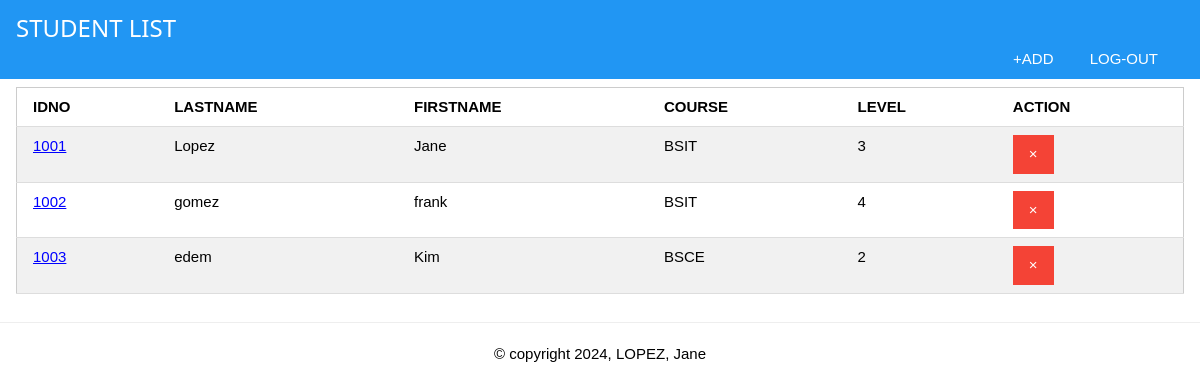
Page /studentlist (signed in) on the committed database.
### tables this page shows
CREATE TABLE students
(id integer primary key autoincrement,
idno varchar(10) unique,
lastname varchar(50),
firstname varchar(50),
course varchar(15),
level varchar(5),
image varchar(25));

### app.py (the view)
@app.route("/studentlist")
def student_list() -> None:
    if not session.get("name"):
        print("No user session found, redirecting to login.")
        return redirect("/")
    else:
        print("Displaying student list.")
        return render_template("index.html", data=get_all_students(), pagetitle="STUDENT LIST")

### app.py (called while the page is built)
@app.after_request
def after_request(response):
    response.headers['Cache-Control'] = 'no-cache,no-store,must-revalidate'
    response.headers['Pragma'] = 'no-cache'
    response.headers['Expires'] = '0'
    return response

### dbhelper.py (called while the page is built)
def get_connection():
    return connect(database, check_same_thread=False)

def getprocess(sql: str, retries: int = 5) -> list:
    db = get_connection()
    db.row_factory = Row
    cursor = db.cursor()
    for attempt in range(retries):
        try:
            cursor.execute(sql)
            data = cursor.fetchall()
            cursor.close()
            db.close()
            return data
        except OperationalError as e:
            if "locked" in str(e).lower() and attempt < retries - 1:
                print(f"Database is locked, retrying... (Attempt {attempt + 1})")
                time.sleep(1)
                continue
            raise e

def get_all_students() -> list:
    sql: str = "SELECT * FROM `students`"
    return getprocess(sql)

### templates/index.html (shortened to what this page needs)
{% extends 'base.html' %}
{% block content %}
	<div class="w3-container w3-padding">
		<table class="w3-table-all">
			<tr>
				<th>IDNO</th>
				<th class="w3-hide-small">LASTNAME</th>
				<th class="w3-hide-small">FIRSTNAME</th>
				<th>COURSE</th>
				<th>LEVEL</th>
				<th>ACTION</th>
			</tr>
			{% for student in data %}
			<tr>
				<td onclick="loadStudentData('{{ student['idno'] }}')" style="cursor: pointer; text-decoration: underline; color: blue;">{{ student["idno"] }}</td>
				<td class="w3-hide-small">{{ student["lastname"] }}</td>
				<td class="w3-hide-small">{{ student["firstname"] }}</td>
				<td>{{ student["course"] }}</td>
				<td>{{ student["level"] }}</td>
				<td>
					<button onclick="confirmDelete('{{ student["idno"] }}')" class="w3-button w3-red">&times;</button>
				</td>
			</tr>
			{% endfor %}
		</table>
</div>
{% endblock %}

### templates/base.html (shortened to what this page needs)
<!DOCTYPE html>
<html>
<head>
    <link rel="stylesheet" href="../static/css/w3.css">
</head>
<body>
    <header class="w3-container w3-blue">
        <h3 class="w3-left">{{ pagetitle }}</h3>
        {% if session.get('name') %}
            <div class="w3-right header-buttons">
                <a href="javascript:void(0)" class="w3-button" onclick="document.getElementById('addStudentModal').style.display='block'">+ADD</a>
				<a href="/logout" class="w3-button">LOG-OUT</a>
            </div>
        {% endif %}
    </header>
    {% block content %}
    {% endblock %}
    <hr>
    <div class="w3-center">
        &copy; copyright 2024, LOPEZ, Jane
    </div>
</body>
</html>

### static/css/w3.css (style rules this page uses)
button,hr,input { overflow:visible }
html { box-sizing:border-box;-ms-text-size-adjust:100%;-webkit-text-size-adjust:100%;overflow-x:hidden }
*,:after,:before { box-sizing:inherit }
body { margin:0 }
.w3-display-container:hover .w3-display-hover,.w3-dropdown-hover:hover .w3-dropdown-content,article,aside,details,figcaption,figure,footer,header,main,menu,nav,section { display:block }
a { background-color:transparent;color:inherit }
button,input,optgroup,select,textarea { font:inherit;margin:0 }
button,select { text-transform:none }
[type=button],[type=reset],[type=submit],button { -webkit-appearance:button }
.w3-bordered tr,.w3-table-all tr,.w3-ul li { border-bottom:1px solid #ddd }
body,html { font-family:Verdana,sans-serif;font-size:15px;line-height:1.5 }
h3 { font-size:24px }
h1,h2,h3,h4,h5,h6 { font-family:"Segoe UI",Arial,sans-serif;font-weight:400;margin:10px 0 }
hr { box-sizing:content-box;height:0;border:0;border-top:1px solid #eee;margin:20px 0 }
.w3-table,.w3-table-all { border-collapse:collapse;border-spacing:0;width:100%;display:table }
.w3-badge,.w3-btn,.w3-button,.w3-tag { display:inline-block;text-align:center }
.w3-table-all { border:1px solid #ccc }
.w3-striped tbody tr:nth-child(2n),.w3-table-all tr:nth-child(2n) { background-color:#f1f1f1 }
.w3-table-all tr:nth-child(odd) { background-color:#fff }
.w3-table td,.w3-table th,.w3-table-all td,.w3-table-all th { padding:8px;display:table-cell;text-align:left;vertical-align:top }
.w3-table td:first-child,.w3-table th:first-child,.w3-table-all td:first-child,.w3-table-all th:first-child { padding-left:16px }
.w3-btn,.w3-button { border:none;padding:8px 16px;vertical-align:middle;overflow:hidden;text-decoration:none;color:inherit;background-color:inherit;cursor:pointer;white-space:nowrap;-webkit-touch-callout:none;-webkit-user-select:none;-khtml-user-select:none;-moz-user-select:none;-ms-user-select:none;user-select:none }
.w3-bar:after,.w3-bar:before,.w3-cell-row:after,.w3-cell-row:before,.w3-clear:after,.w3-clear:before,.w3-container:after,.w3-container:before,.w3-panel:after,.w3-panel:before,.w3-row-padding:after,.w3-row-padding:before,.w3-row:after,.w3-row:before { content:"";display:table;clear:both }
.w3-container,.w3-panel { padding:.01em 16px }
.w3-center { text-align:center!important }
.w3-padding { padding:8px 16px!important }
.w3-left { float:left!important }
.w3-right { float:right!important }
.w3-blue,.w3-hover-blue:hover { color:#fff!important;background-color:#2196f3!important }
.w3-hover-red:hover,.w3-red { color:#fff!important;background-color:#f44336!important }

### templates/base.html (style rules this page uses)
.header-buttons { margin-top: 40px; margin-right: 10px; }

### rows in the picture
students: idno "1001", lastname "Lopez", firstname "Jane", course "BSIT", level "3"
students: idno "1002", lastname "gomez", firstname "frank", course "BSIT", level "4"
students: idno "1003", lastname "edem", firstname "Kim", course "BSCE", level "2"

### other values in the picture
{{ pagetitle }} "STUDENT LIST"
